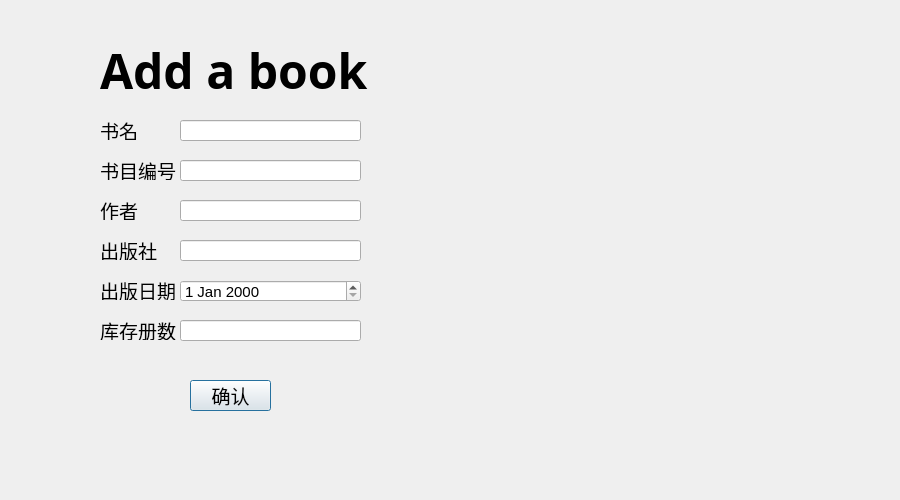
<?xml version="1.0" encoding="UTF-8"?>
<ui version="4.0">
 <class>AddBook</class>
 <widget class="QDialog" name="AddBook">
  <property name="geometry">
   <rect>
    <x>0</x>
    <y>0</y>
    <width>900</width>
    <height>500</height>
   </rect>
  </property>
  <property name="font">
   <font>
    <pointsize>11</pointsize>
   </font>
  </property>
  <property name="windowTitle">
   <string>增加一本书籍</string>
  </property>
  <property name="windowIcon">
   <iconset resource="../../../.qrc">
    <normaloff>:/qt2/project/library/jia.webp</normaloff>:/qt2/project/library/jia.webp</iconset>
  </property>
  <property name="autoFillBackground">
   <bool>false</bool>
  </property>
  <widget class="QLabel" name="label">
   <property name="geometry">
    <rect>
     <x>100</x>
     <y>40</y>
     <width>371</width>
     <height>61</height>
    </rect>
   </property>
   <property name="font">
    <font>
     <family>Gadugi</family>
     <pointsize>36</pointsize>
     <bold>true</bold>
    </font>
   </property>
   <property name="text">
    <string>Add a book</string>
   </property>
  </widget>
  <widget class="QLineEdit" name="lineEdit">
   <property name="geometry">
    <rect>
     <x>180</x>
     <y>120</y>
     <width>181</width>
     <height>21</height>
    </rect>
   </property>
  </widget>
  <widget class="QLineEdit" name="lineEdit_2">
   <property name="geometry">
    <rect>
     <x>180</x>
     <y>160</y>
     <width>181</width>
     <height>21</height>
    </rect>
   </property>
  </widget>
  <widget class="QLineEdit" name="lineEdit_3">
   <property name="geometry">
    <rect>
     <x>180</x>
     <y>200</y>
     <width>181</width>
     <height>21</height>
    </rect>
   </property>
  </widget>
  <widget class="QLineEdit" name="lineEdit_4">
   <property name="geometry">
    <rect>
     <x>180</x>
     <y>240</y>
     <width>181</width>
     <height>21</height>
    </rect>
   </property>
  </widget>
  <widget class="QLineEdit" name="lineEdit_5">
   <property name="geometry">
    <rect>
     <x>180</x>
     <y>320</y>
     <width>181</width>
     <height>21</height>
    </rect>
   </property>
  </widget>
  <widget class="QDateEdit" name="dateEdit">
   <property name="geometry">
    <rect>
     <x>180</x>
     <y>280</y>
     <width>181</width>
     <height>22</height>
    </rect>
   </property>
  </widget>
  <widget class="QLabel" name="label_3">
   <property name="geometry">
    <rect>
     <x>100</x>
     <y>120</y>
     <width>81</width>
     <height>20</height>
    </rect>
   </property>
   <property name="font">
    <font>
     <family>Microsoft YaHei UI Light</family>
     <pointsize>14</pointsize>
    </font>
   </property>
   <property name="text">
    <string>书名</string>
   </property>
  </widget>
  <widget class="QLabel" name="label_4">
   <property name="geometry">
    <rect>
     <x>100</x>
     <y>160</y>
     <width>81</width>
     <height>20</height>
    </rect>
   </property>
   <property name="font">
    <font>
     <family>Microsoft YaHei UI Light</family>
     <pointsize>14</pointsize>
    </font>
   </property>
   <property name="text">
    <string>书目编号</string>
   </property>
  </widget>
  <widget class="QLabel" name="label_5">
   <property name="geometry">
    <rect>
     <x>100</x>
     <y>200</y>
     <width>81</width>
     <height>20</height>
    </rect>
   </property>
   <property name="font">
    <font>
     <family>Microsoft YaHei UI Light</family>
     <pointsize>14</pointsize>
    </font>
   </property>
   <property name="text">
    <string>作者</string>
   </property>
  </widget>
  <widget class="QLabel" name="label_6">
   <property name="geometry">
    <rect>
     <x>100</x>
     <y>280</y>
     <width>81</width>
     <height>20</height>
    </rect>
   </property>
   <property name="font">
    <font>
     <family>Microsoft YaHei UI Light</family>
     <pointsize>14</pointsize>
    </font>
   </property>
   <property name="text">
    <string>出版日期</string>
   </property>
  </widget>
  <widget class="QLabel" name="label_7">
   <property name="geometry">
    <rect>
     <x>100</x>
     <y>240</y>
     <width>81</width>
     <height>20</height>
    </rect>
   </property>
   <property name="font">
    <font>
     <family>Microsoft YaHei UI Light</family>
     <pointsize>14</pointsize>
    </font>
   </property>
   <property name="text">
    <string>出版社</string>
   </property>
  </widget>
  <widget class="QLabel" name="label_8">
   <property name="geometry">
    <rect>
     <x>100</x>
     <y>320</y>
     <width>101</width>
     <height>20</height>
    </rect>
   </property>
   <property name="font">
    <font>
     <family>Microsoft YaHei UI Light</family>
     <pointsize>14</pointsize>
    </font>
   </property>
   <property name="text">
    <string>库存册数</string>
   </property>
  </widget>
  <widget class="QPushButton" name="pushButton">
   <property name="geometry">
    <rect>
     <x>190</x>
     <y>380</y>
     <width>81</width>
     <height>31</height>
    </rect>
   </property>
   <property name="font">
    <font>
     <pointsize>14</pointsize>
    </font>
   </property>
   <property name="text">
    <string>确认</string>
   </property>
  </widget>
  <widget class="QWidget" name="widget" native="true">
   <property name="geometry">
    <rect>
     <x>0</x>
     <y>0</y>
     <width>901</width>
     <height>501</height>
    </rect>
   </property>
   <property name="styleSheet">
    <string notr="true">background-image:url(:/qt2/project/library/addbook.jpg);
border-image:url(:/qt2/project/library/addbook.jpg);</string>
   </property>
  </widget>
  <zorder>widget</zorder>
  <zorder>label</zorder>
  <zorder>lineEdit</zorder>
  <zorder>lineEdit_2</zorder>
  <zorder>lineEdit_3</zorder>
  <zorder>lineEdit_4</zorder>
  <zorder>lineEdit_5</zorder>
  <zorder>dateEdit</zorder>
  <zorder>label_3</zorder>
  <zorder>label_4</zorder>
  <zorder>label_5</zorder>
  <zorder>label_6</zorder>
  <zorder>label_7</zorder>
  <zorder>label_8</zorder>
  <zorder>pushButton</zorder>
 </widget>
 <resources>
  <include location="../../../.qrc"/>
 </resources>
 <connections>
  <connection>
   <sender>pushButton</sender>
   <signal>clicked()</signal>
   <receiver>AddBook</receiver>
   <slot>accept()</slot>
   <hints>
    <hint type="sourcelabel">
     <x>205</x>
     <y>305</y>
    </hint>
    <hint type="destinationlabel">
     <x>212</x>
     <y>177</y>
    </hint>
   </hints>
  </connection>
 </connections>
</ui>
